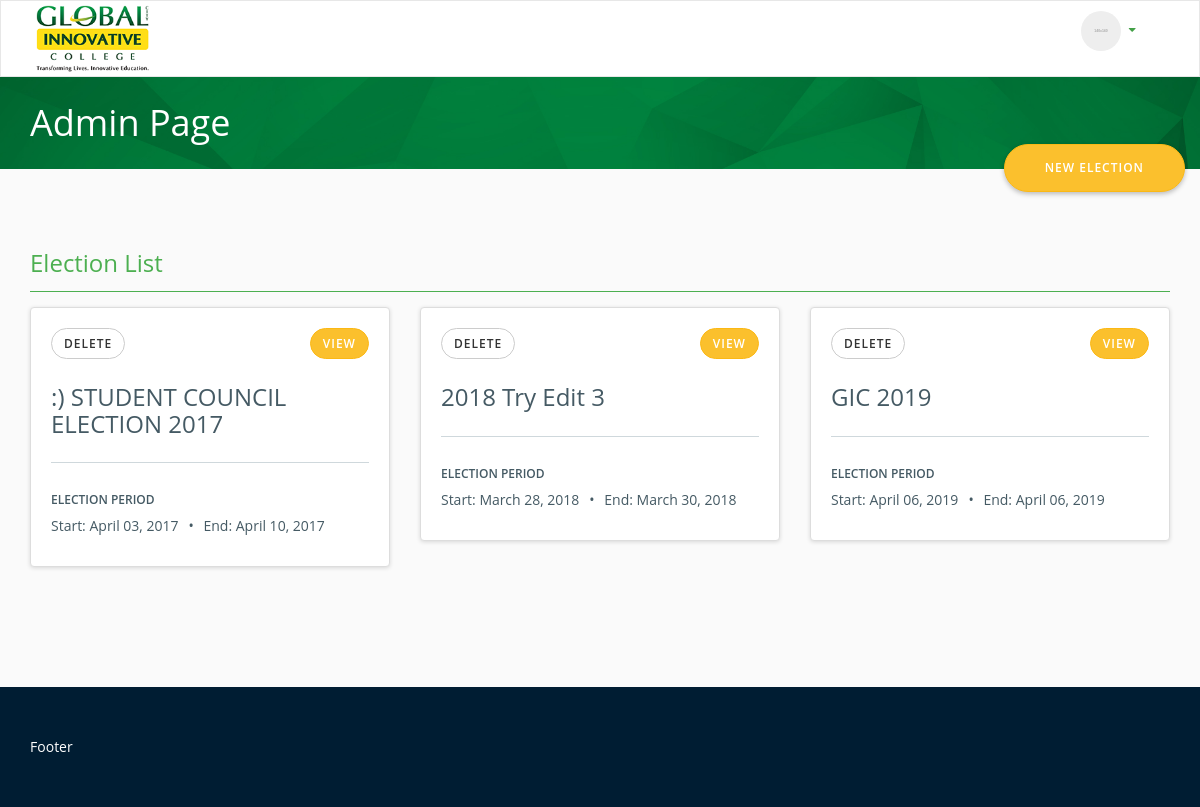
The app's page /admin.php with its own data.
### tables this page shows
CREATE TABLE `election` (
  `election_id` int(11) NOT NULL,
  `election_name` varchar(100) NOT NULL,
  `start_date` date NOT NULL,
  `end_date` date NOT NULL,
  `election_desc` varchar(100) NOT NULL,
  `date_added` timestamp NOT NULL DEFAULT CURRENT_TIMESTAMP ON UPDATE CURRENT_TIMESTAMP,
  `date_modified` timestamp NOT NULL DEFAULT '0000-00-00 00:00:00'
);

### admin.php (the view, shortened to what this page needs)
<!DOCTYPE HTML PUBLIC "-//W3C//DTD HTML 4.01 Transitional//EN" "http://www.w3.org/TR/html4/loose.dtd">
<html lang="en">
  <head>
    <link href="css/voting-ronnelsanchez.css" rel="stylesheet">
    <link rel="stylesheet" href="css/datepicker/datepicker.css">
    <link href="css/styles.css" rel="stylesheet">
  </head>
  <body>
  <body>
    <header id="global-nav" class="navbar navbar-default">
        <nav role="navigation">
          <div class="container">
            <div class="navbar-header">
             <img class="brand-logo" width="125" src="images/school-logo.png">
            </div>
            <div class="collapse navbar-collapse navbar-ex1-collapse">
              <ul id="right-nav" class="nav navbar-nav navbar-right">
                <li>
                  <div class="user-nav dropdown">
                    <a data-toggle="dropdown" href="#">
                      <div class="media">
                        <div class="media-left media-middle">
                          <img width="40" class="img-circle" alt=".img-circle">
                          <i class="fa fa-fw  hidden-xs" aria-hidden="true" title="Copy to use caret-down"></i>
                        </div>
                    </div>
                    </a>
                  </div>
                </li>
              </ul>
            </div>
          </div>
        </nav>
    </header>
    <div id="banner" class="navbar navbar-secondary">
    <nav role="navigation">
      <div class="container">
          <div class="row">
            <div class="col-xs-12 col-sm-12 col-md-6 col-lg-6">
                <div class="heading">
                  <h1>Admin Page</h1>
                </div>
            </div>
          </div>
       </div>
    </nav>
  </div>
    <main>
      <div class="container">
        <div class="row">
                  <div class="col-xs-12">
            <button class="btn btn-primary btn-xl btn-float pull-right"  data-toggle="modal" data-target="#newElection">New Election</button>
          </div>
          <div class="col-xs-12">
            <div class="section-title in-progress">
              <h2 class="h3">Election List</h2>
            </div>
          </div>
        <?php
          $query = "SELECT * FROM election";
          $result = mysql_query($query);
          while($row = mysql_fetch_array($result)){
          $electionPage = "./admin-election.php?elect=".$row['election_id'];
          echo "
          <div class='col-xs-12 col-sm-12 col-md-4 col-lg-4'>
            <div class='thumbnail'>
              <div class='caption'>
                <button class='btn btn-default deleteElectionBtn' onclick='deleteElection(".$row['election_id'].")'>Delete</button>
                <a href='".$electionPage."' class='btn btn-primary  pull-right'>View</a>
                <div class='heading'>
                  <h3>".$row['election_name']."</h3>
                </div>
              </div>
              <div class='separator'></div>
              <div class='thumbnail-section'>
                <h3 class='label-title'>Election Period</h3>
                <ul class='list-inline list-unstyled'>
                  <li>Start: ".date_format(date_create($row['start_date']),'F d, Y')."</li><li><div class='divider'></div></li><li>End: ".date_format(date_create($row['end_date']),'F d, Y')."</li>
                </ul>
              </div>
             </div>
          </div>";
          }
        ?>
        </div>
      </div>
    </main>
    <footer>
      <div class="container">
        Footer
      </div>
    </footer>
  </body>
</html>

### css/styles.css (style rules this page uses)
html,body { height: 100%; background-color: #fafafa; }
#banner { background: url('../images/bg.jpg'); background-size: cover; background-repeat: no-repeat; background-attachment: fixed; }
footer { margin-top: 100px; padding-top: 50px; padding-bottom: 50px; bottom: 0; width: 100%; background-color: #001d33; color: #ffffff; }
.btn-float { margin: 20px 0px; position: absolute; top: -85px; box-shadow: 0 2px 5px 0 rgba(0,0,0,.26); right: 0; }
.heading { padding: 15px 0 15px; word-break: break-word; }
#right-nav { margin:5px 0; }
.user-nav { display: inline-block; width: 100%; }
.user-nav > a { display: inline-block; width: 100%; padding: 5px; border-radius: 4px; }
.section-title { padding: 5px 0; margin-bottom: 15px; margin-top: 25px; }
.in-progress { color: #4CAF50; border-bottom: 1px solid #4CAF50; }
@media (min-width: 320px) { .section-title { font-size: 18px; } }
@media (min-width: 320px) { .btn-float { top: -45px; } }
@media (min-width: 480px) { .section-title { font-size: 18px; } }
@media (min-width: 480px) { .btn-float { top: -45px; } }
@media (min-width: 768px) { .section-title { font-size: 18px; } }
@media (min-width: 768px) { .btn-float { top: -85px; } }
@media (min-width: 992px) { .section-title { font-size: 24px; } }
@media (min-width: 992px) { .btn-float { top: -85px; } }
@media (min-width: 1200px) { .section-title { font-size: 24px; } }
@media (min-width: 1200px) { .btn-float { top: -85px; } }

### records on screen
election: election_name ":) STUDENT COUNCIL ELECTION 2017", start_date "April 03, 2017", end_date "April 10, 2017"
election: election_name "2018 Try Edit 3", start_date "March 28, 2018", end_date "March 30, 2018"
election: election_name "GIC 2019", start_date "April 06, 2019", end_date "April 06, 2019"
